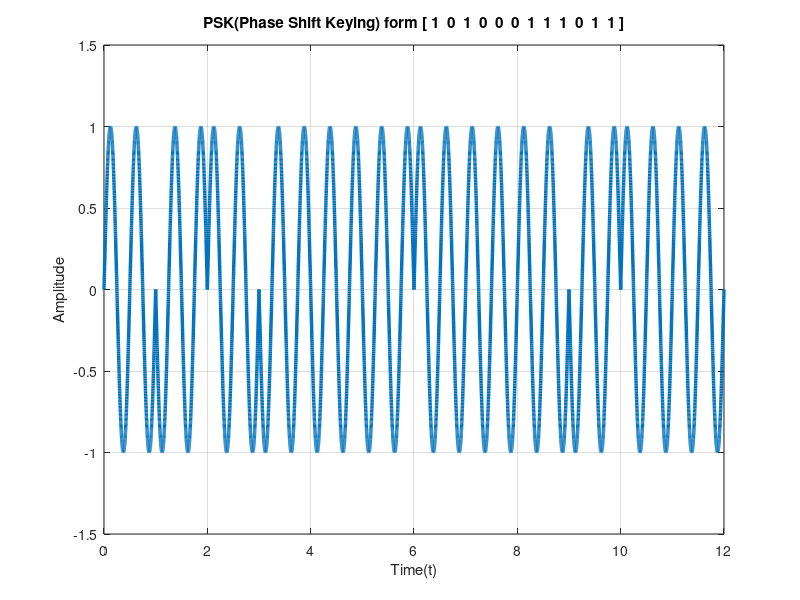

The MATLAB script that drew this image:
clear all;
close all;
clc;

f1=2;
t=0: 0.001 : 1;
bit=[1 0 1 0 0 0 1 1 1 0 1 1];
time=[];
psk_Signal=[];
for i=1:1: length(bit);
    psk_Signal=[psk_Signal (bit(i)==0)*-sin(2*pi*f1*t)...
        + (bit(i)==1)*sin(2*pi*f1*t)];
    time=[time t];
    t=t +1;
end
plot(time,psk_Signal,'LineWidth',2.5);
axis([0 time(end) -1.5 1.5]);
xlabel('Time(t)');
title(['PSK(Phase Shift Keying) form [ ' num2str(bit) ' ]']);
ylabel('Amplitude');
grid on;